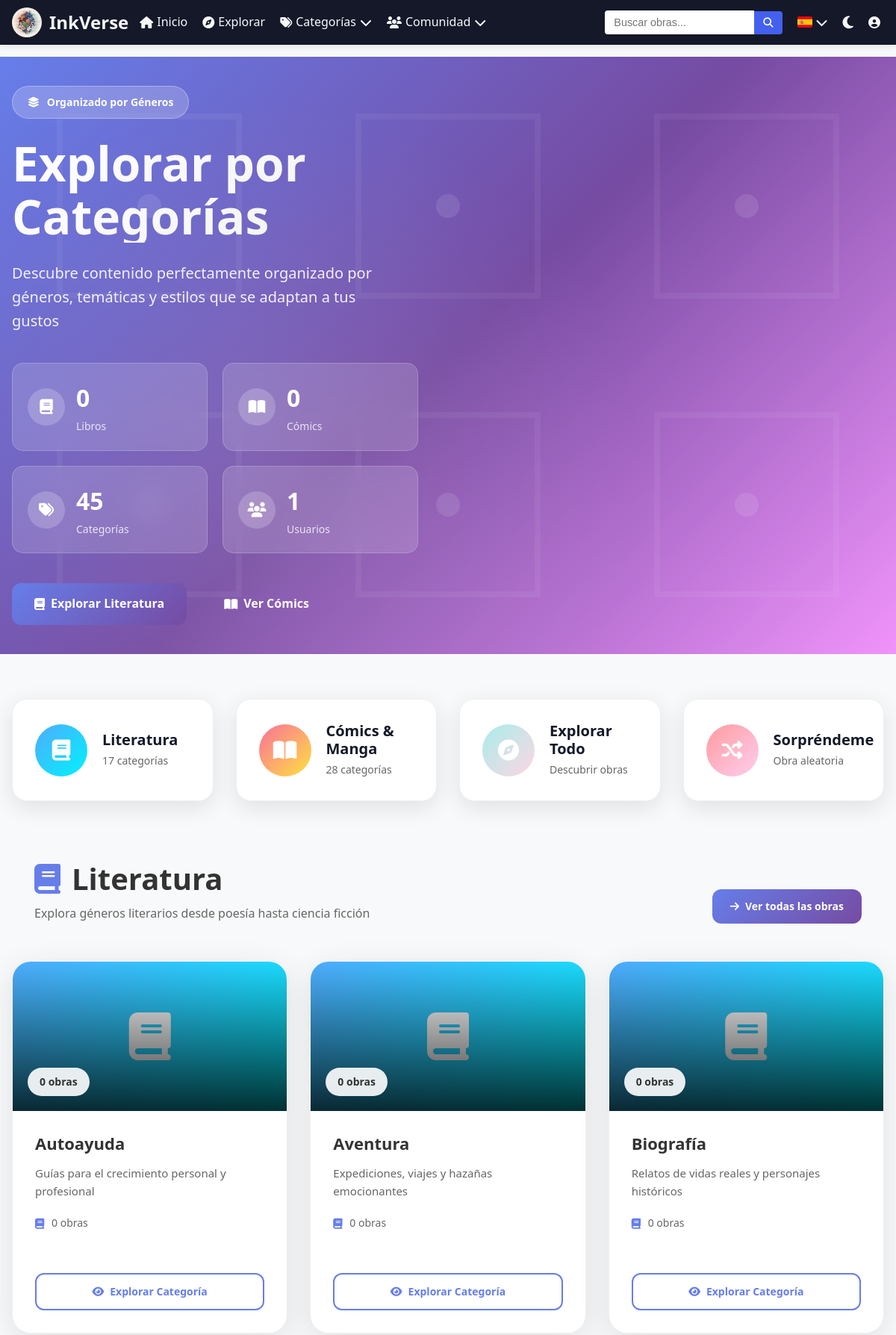
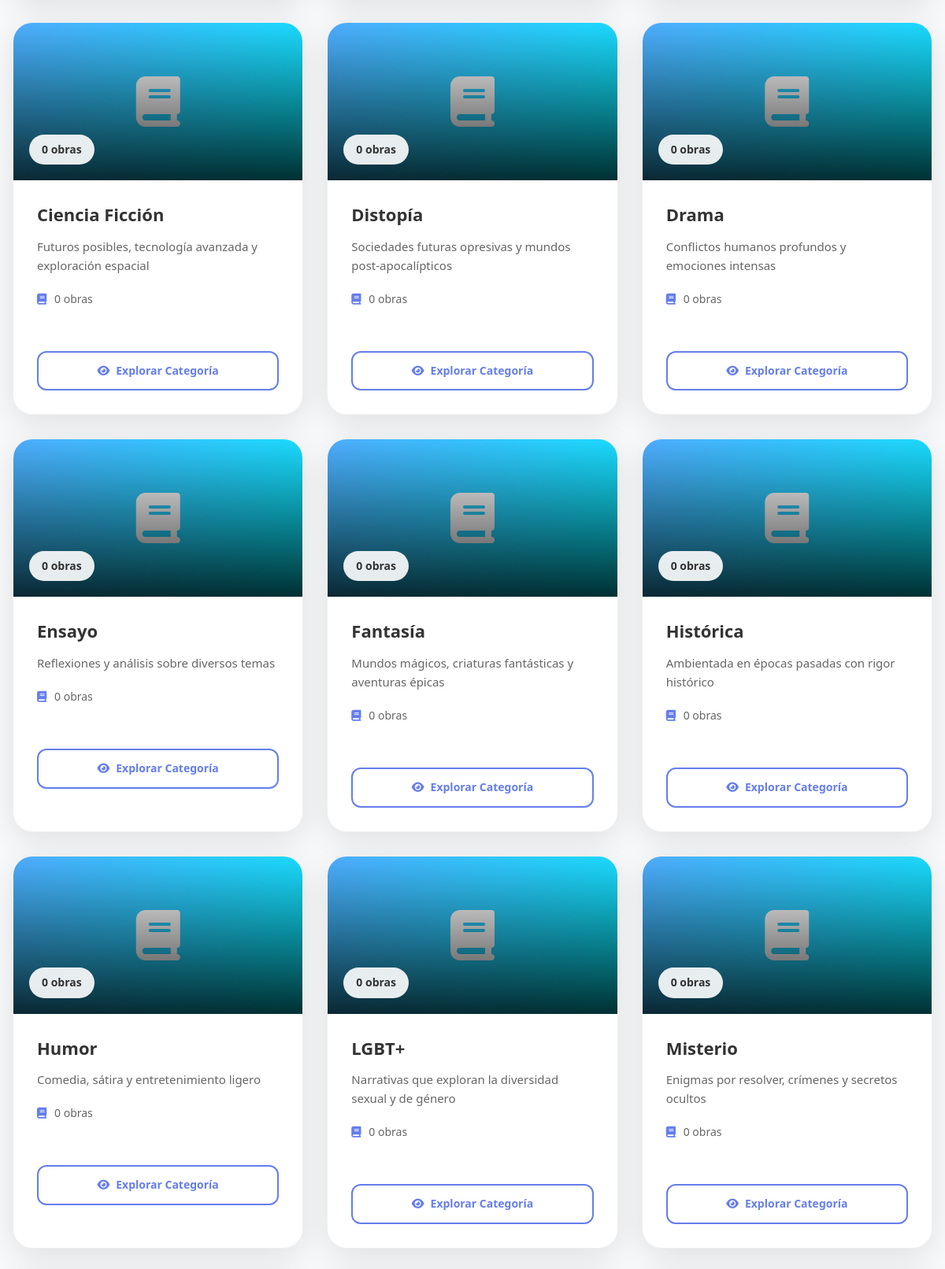
Page /public/categorias.php (upper part) on the committed database (2 pictures, top to bottom).
### tables this page shows
CREATE TABLE `categorias` (
  `id` int(11) NOT NULL,
  `nombre` varchar(50) NOT NULL,
  `descripcion` text DEFAULT NULL,
  `icono` varchar(50) DEFAULT NULL,
  `color` varchar(7) DEFAULT NULL,
  `tipo` enum('libro','comic') NOT NULL DEFAULT 'libro'
);

### public/categorias.php (the view, shortened to what this page needs)
<?php
require_once(__DIR__ . '/../includes/header.php');
include_once(__DIR__ . '/../includes/conexion.php');
$sql_categorias_libros = "SELECT c.id, c.nombre, c.descripcion,
                          COUNT(l.id) as total_obras,
                          AVG(l.valoracion) as valoracion_promedio,
                          MAX(l.fecha_subida) as ultima_obra,
                          (SELECT l2.portada FROM libros l2 WHERE l2.categoria_id = c.id AND l2.portada IS NOT NULL ORDER BY l2.fecha_subida DESC LIMIT 1) as portada_ejemplo
                          FROM categorias c
                          LEFT JOIN libros l ON c.id = l.categoria_id
                          WHERE c.tipo = 'libro'
                          GROUP BY c.id, c.nombre, c.descripcion
                          ORDER BY total_obras DESC, c.nombre";
$result_categorias_libros = $conexion->query($sql_categorias_libros);
$sql_stats = "SELECT
              (SELECT COUNT(*) FROM libros) as total_libros,
              (SELECT COUNT(*) FROM comics) as total_comics,
              (SELECT COUNT(*) FROM categorias WHERE tipo = 'libro') as total_cat_libros,
              (SELECT COUNT(*) FROM categorias WHERE tipo = 'comic') as total_cat_comics,
              (SELECT COUNT(*) FROM usuarios) as total_usuarios,
              (SELECT COUNT(*) FROM favoritos) as total_favoritos";
$result_stats = $conexion->query($sql_stats);
$stats = $result_stats->fetch_assoc();
?>
<div class="categorias-hero-advanced">
    <div class="hero-background">
        <div class="hero-pattern"></div>
        <div class="hero-gradient"></div>
    </div>
    <div class="container">
        <div class="hero-content-grid">
            <div class="hero-text-content">
                <div class="hero-badge">
                    <i class="fas fa-layer-group"></i>
                    <span>Organizado por Géneros</span>
                </div>
                <h1 class="hero-title">Explorar por Categorías</h1>
                <p class="hero-description">Descubre contenido perfectamente organizado por géneros, temáticas y estilos que se adaptan a tus gustos</p>
                <div class="stats-grid-advanced">
                    <div class="stat-card-advanced">
                        <div class="stat-icon">
                            <i class="fas fa-book"></i>
                        </div>
                        <div class="stat-content">
                            <div class="stat-number"><?php echo number_format($stats['total_libros']); ?></div>
                            <div class="stat-label">Libros</div>
                        </div>
                    </div>
                    <div class="stat-card-advanced">
                        <div class="stat-icon">
                            <i class="fas fa-book-open"></i>
                        </div>
                        <div class="stat-content">
                            <div class="stat-number"><?php echo number_format($stats['total_comics']); ?></div>
                            <div class="stat-label">Cómics</div>
                        </div>
                    </div>
                    <div class="stat-card-advanced">
                        <div class="stat-icon">
                            <i class="fas fa-tags"></i>
                        </div>
                        <div class="stat-content">
                            <div class="stat-number"><?php echo $stats['total_cat_libros'] + $stats['total_cat_comics']; ?></div>
                            <div class="stat-label">Categorías</div>
                        </div>
                    </div>
                    <div class="stat-card-advanced">
                        <div class="stat-icon">
                            <i class="fas fa-users"></i>
                        </div>
                        <div class="stat-content">
                            <div class="stat-number"><?php echo number_format($stats['total_usuarios']); ?></div>
                            <div class="stat-label">Usuarios</div>
                        </div>
                    </div>
                </div>
                <div class="hero-actions">
                    <a href="#literatura" class="btn btn-primary btn-lg">
                        <i class="fas fa-book"></i> Explorar Literatura
                    </a>
                    <a href="#comics" class="btn btn-outline-white btn-lg">
                        <i class="fas fa-book-open"></i> Ver Cómics
                    </a>
                </div>
            </div>
            <div class="hero-visual">
                <div class="floating-categories">
                </div>
            </div>
        </div>
    </div>
</div>
<div class="container">
    <div class="quick-nav-advanced">
        <a href="#literatura" class="quick-nav-item-advanced literatura">
            <div class="nav-icon">
                <i class="fas fa-book"></i>
            </div>
            <div class="nav-content">
                <h3>Literatura</h3>
                <p><?php echo $stats['total_cat_libros']; ?> categorías</p>
            </div>
        </a>
        <a href="#comics" class="quick-nav-item-advanced comics">
            <div class="nav-icon">
                <i class="fas fa-book-open"></i>
            </div>
            <div class="nav-content">
                <h3>Cómics & Manga</h3>
                <p><?php echo $stats['total_cat_comics']; ?> categorías</p>
            </div>
        </a>
        <a href="<?php echo BASE_URL; ?>/public/explorar.php" class="quick-nav-item-advanced explorar">
            <div class="nav-icon">
                <i class="fas fa-compass"></i>
            </div>
            <div class="nav-content">
                <h3>Explorar Todo</h3>
                <p>Descubrir obras</p>
            </div>
        </a>
        <a href="<?php echo BASE_URL; ?>/public/aleatorio.php" class="quick-nav-item-advanced aleatorio">
            <div class="nav-icon">
                <i class="fas fa-random"></i>
            </div>
            <div class="nav-content">
                <h3>Sorpréndeme</h3>
                <p>Obra aleatoria</p>
            </div>
        </a>
    </div>
    <section id="literatura" class="categorias-section-advanced">
        <div class="section-header-advanced">
            <div class="section-title">
                <h2><i class="fas fa-book"></i> Literatura</h2>
                <p>Explora géneros literarios desde poesía hasta ciencia ficción</p>
            </div>
            <div class="section-actions">
                <a href="<?php echo BASE_URL; ?>/public/literatura.php" class="btn btn-primary">
                    <i class="fas fa-arrow-right"></i> Ver todas las obras
                </a>
            </div>
        </div>
        <div class="categorias-grid-advanced">
            <?php if ($result_categorias_libros && $result_categorias_libros->num_rows > 0): ?>
                <?php
                $result_categorias_libros->data_seek(0);
                while ($categoria = $result_categorias_libros->fetch_assoc()):
                ?>
                    <div class="categoria-card-advanced literatura-card" data-aos="fade-up">
                        <div class="categoria-image-container">
                            <?php if (!empty($categoria['portada_ejemplo'])): ?>
                                <img src="<?php echo BASE_URL . '/uploads/portadas/' . htmlspecialchars($categoria['portada_ejemplo']); ?>"
                                     alt="<?php echo htmlspecialchars($categoria['nombre']); ?>"
                                     class="categoria-image">
                            <?php else: ?>
                                <div class="categoria-placeholder literatura">
                                    <i class="fas fa-book"></i>
                                </div>
                            <?php endif; ?>
                            <div class="categoria-overlay">
                                <div class="categoria-stats-overlay">
                                    <span class="obras-count"><?php echo $categoria['total_obras']; ?> obras</span>
                                </div>
                            </div>
                        </div>
                        <div class="categoria-content-advanced">
                            <div class="categoria-header">
                                <h3><?php echo htmlspecialchars($categoria['nombre']); ?></h3>
                            </div>
                            <p class="categoria-description">
                                <?php echo !empty($categoria['descripcion']) ?
                                    htmlspecialchars($categoria['descripcion']) :
                                    'Explora obras de este fascinante género literario'; ?>
                            </p>
                            <div class="categoria-stats-grid">
                                <div class="stat-mini">
                                    <i class="fas fa-book"></i>
                                    <span><?php echo $categoria['total_obras']; ?> obras</span>
                                </div>
                            </div>
                        </div>
                        <div class="categoria-actions-advanced">
                            <a href="<?php echo BASE_URL; ?>/public/categoria.php?id=<?php echo $categoria['id']; ?>&tipo=libro"
                               class="btn btn-outline btn-block">
                                <i class="fas fa-eye"></i> Explorar Categoría
                            </a>
                        </div>
                    </div>
                <?php endwhile; ?>
            <?php endif; ?>
        </div>
    </section>
</div>
<link href="https://unpkg.com/aos@2.3.1/dist/aos.css" rel="stylesheet">
<?php include_once(__DIR__ . '/../includes/footer.php'); ?>

### css/estilo.css (style rules this page uses)
:root { --primary: #1a1f36; --primary-light: #2c3352; --primary-dark: #141829; --secondary: #6c757d; --accent: #4361ee; --accent-hover: #3a56d4; --success: #28a745; --info: #17a2b8; --warning: #ffc107; --danger: #dc3545; --light: #f8f9fa; --dark: #343a40; --text: #333; --text-light: #666; --border-color: #ddd; --shadow-light: rgba(0, 0, 0, 0.05); --font-family-base: 'Segoe UI', Tahoma, Geneva, Verdana, sans-serif; --font-family-heading: 'Poppins', 'Segoe UI', Tahoma, Geneva, Verdana, sans-serif; --max-width-content: 1200px; --padding-section: 4rem 1rem; --border-radius: 8px; --border-radius-lg: 12px; --box-shadow: 0 4px 15px rgba(0, 0, 0, 0.08); --box-shadow-hover: 0 8px 25px rgba(0, 0, 0, 0.15); --accent-light: #6a88ff; --card-bg-light: #ffffff; --header-height: 70px; }
* { margin: 0; padding: 0; box-sizing: border-box; }
html { scroll-behavior: smooth; }
body { font-family: var(--font-family-base); line-height: 1.6; color: var(--text); background-color: var(--light); min-height: 100vh; display: flex; flex-direction: column; }
.container { max-width: var(--max-width-content); margin: 0 auto; padding: 0 1rem; width: 100%; }
h1, h2, h3, h4, h5, h6 { font-family: var(--font-family-heading); color: var(--primary-dark); line-height: 1.2; margin-bottom: 1rem; }
h1 { font-size: 2.5rem; }
h2 { font-size: 2rem; }
h3 { font-size: 1.75rem; }
.btn { display: inline-block; padding: 0.8rem 1.5rem; border-radius: var(--border-radius); font-size: 1rem; font-weight: 600; cursor: pointer; text-align: center; transition: all 0.3s ease; white-space: nowrap; border: 1px solid transparent; text-decoration: none; }
.btn-primary { background-color: var(--primary); color: var(--light); border-color: var(--primary); }
.btn-outline { background-color: transparent; color: var(--accent); border-color: var(--accent); }
.btn-lg { padding: 1rem 2rem; font-size: 1.1rem; }

### rows in the picture
categorias: total_obras "0", nombre "Autoayuda", descripcion "Guías para el crecimiento personal y profesional"
categorias: total_obras "0", nombre "Aventura", descripcion "Expediciones, viajes y hazañas emocionantes"
categorias: total_obras "0", nombre "Biografía", descripcion "Relatos de vidas reales y personajes históricos"
categorias: total_obras "0", nombre "Ciencia Ficción", descripcion "Futuros posibles, tecnología avanzada y exploración espacial"
categorias: total_obras "0", nombre "Distopía", descripcion "Sociedades futuras opresivas y mundos post-apocalípticos"
categorias: total_obras "0", nombre "Drama", descripcion "Conflictos humanos profundos y emociones intensas"
categorias: total_obras "0", nombre "Ensayo", descripcion "Reflexiones y análisis sobre diversos temas"
categorias: total_obras "0", nombre "Fantasía", descripcion "Mundos mágicos, criaturas fantásticas y aventuras épicas"
categorias: total_obras "0", nombre "Histórica", descripcion "Ambientada en épocas pasadas con rigor histórico"
categorias: total_obras "0", nombre "Humor", descripcion "Comedia, sátira y entretenimiento ligero"
categorias: total_obras "0", nombre "LGBT+", descripcion "Narrativas que exploran la diversidad sexual y de género"
categorias: total_obras "0", nombre "Misterio", descripcion "Enigmas por resolver, crímenes y secretos ocultos"

### other values in the picture
$TEXTOS['inicio'] "Inicio"
$TEXTOS['explorar'] "Explorar"
$TEXTOS['categorias'] "Categorías"
$TEXTOS['comunidad'] "Comunidad"
$stats['total_libros'] "0"
$stats['total_comics'] "0"
$stats['total_cat_libros'] + $stats['total_cat_comics'] "45"
$stats['total_usuarios'] "1"
$stats['total_cat_libros'] "17"
$stats['total_cat_comics'] "28"
